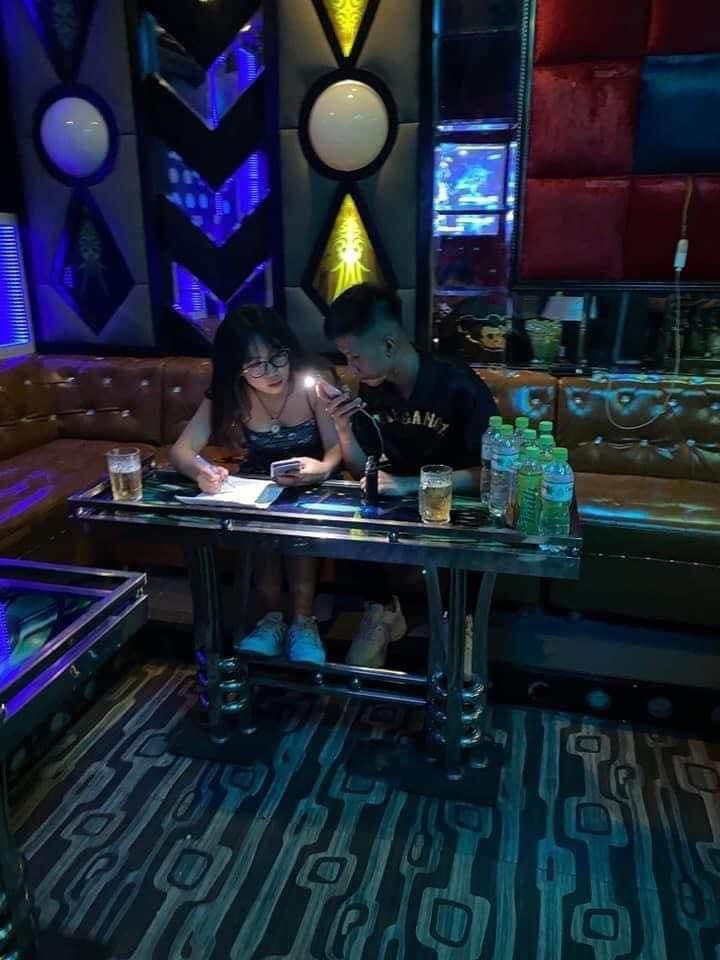
#> input picture CV/TH/B2/ll.jpg, 720 x 960 px
$ python 01.py
#> lines starting #> are read from the running program, lines starting #| are printed output that depends on the picture
import cv2

# Đọc ảnh
image = cv2.imread('ll.jpg')
#> image is the input picture: shape (960, 720, 3); mean B, G, R 53.1, 38.3, 30.8

# Chuyển đổi không gian màu
image_hsv = cv2.cvtColor(image, cv2.COLOR_BGR2HSV)
#> image_hsv: shape (960, 720, 3); mean H, S, V 103.4, 152.8, 57.9
image_lab = cv2.cvtColor(image, cv2.COLOR_BGR2LAB)
#> image_lab: shape (960, 720, 3); mean of channels 0, 1, 2 40.1, 130.5, 119

# Tách các mặt phẳng màu
h, s, v = cv2.split(image_hsv)
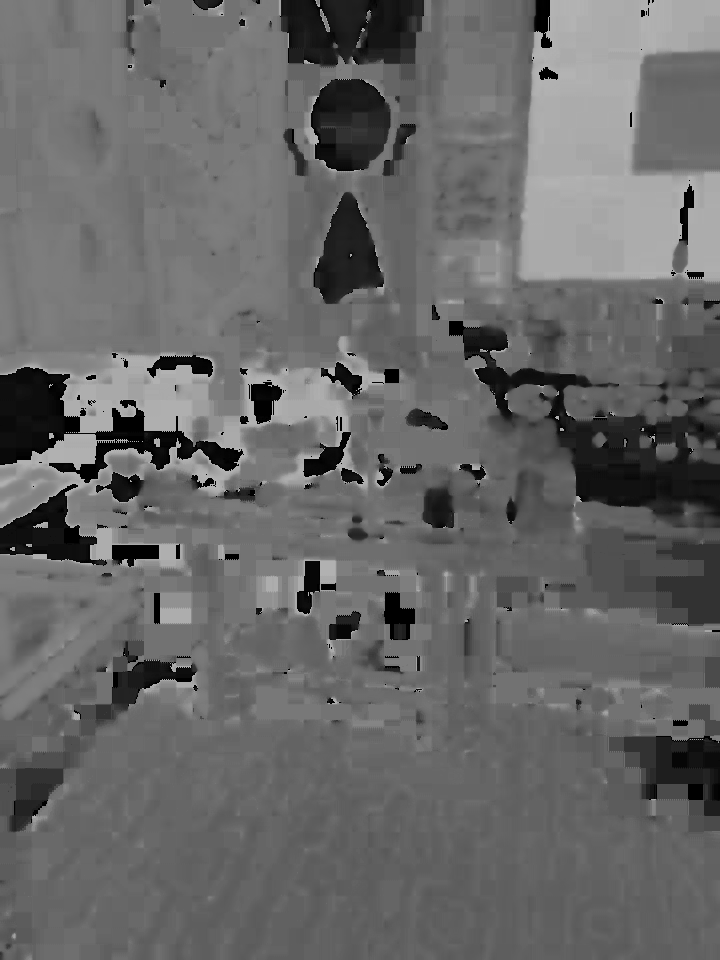
#> h: shape (960, 720); min 0, max 179, mean 103.4
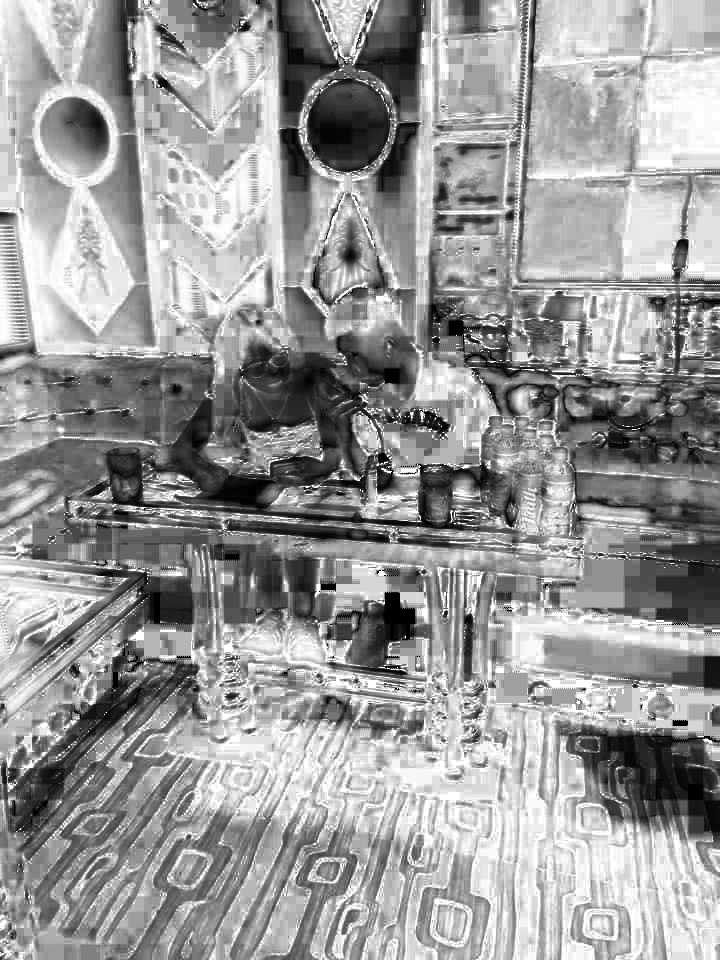
#> s: shape (960, 720); min 0, max 255, mean 152.8
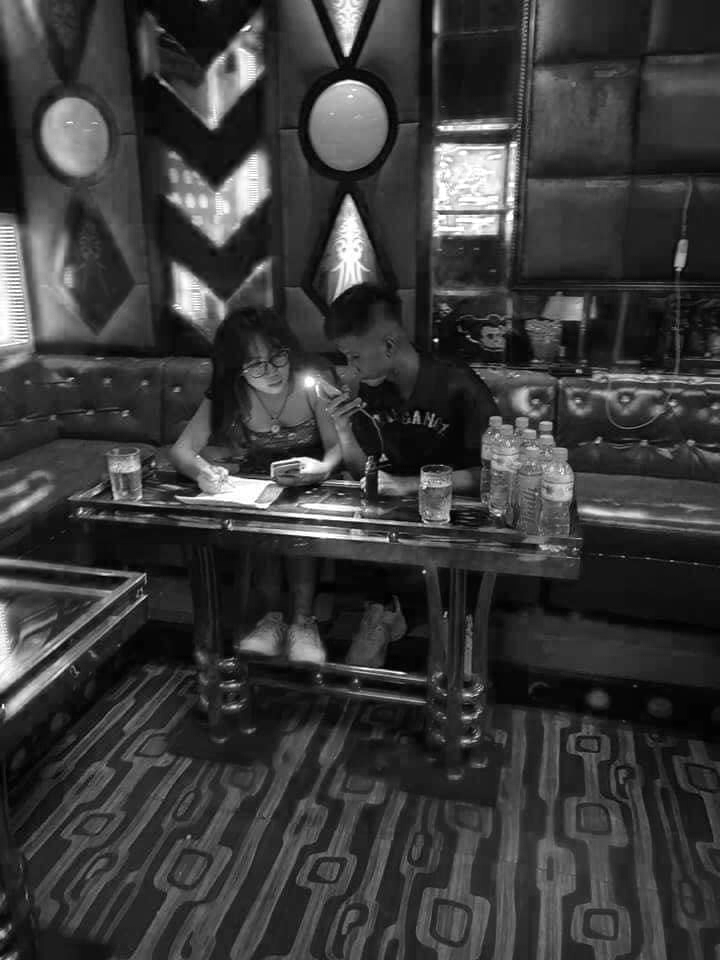
#> v: shape (960, 720); min 0, max 255, mean 57.9
l, a, b = cv2.split(image_lab)
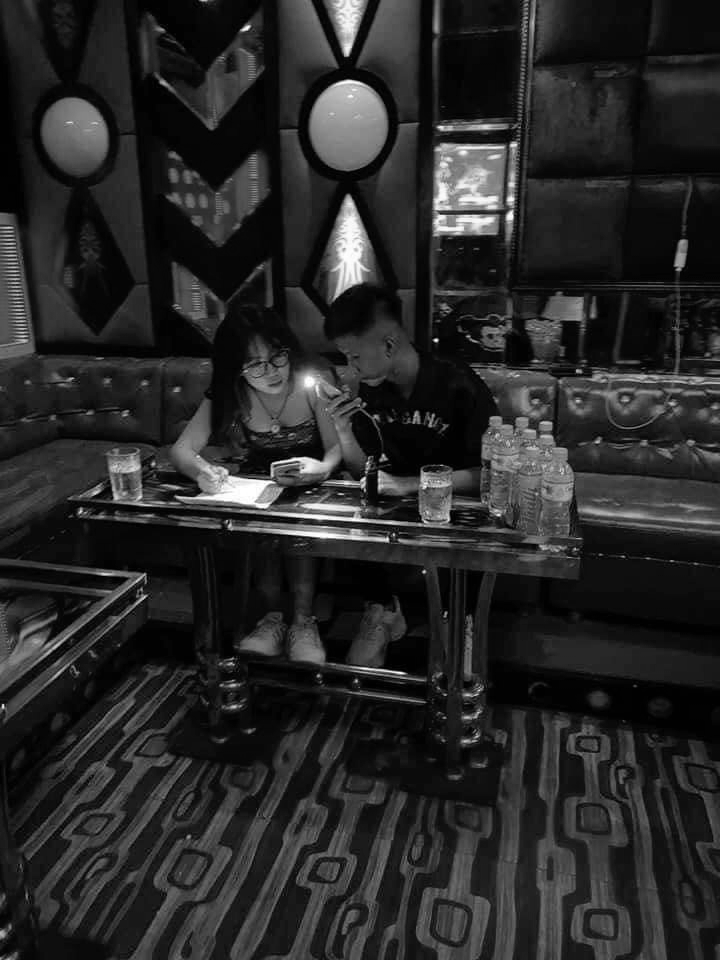
#> l: shape (960, 720); min 0, max 255, mean 40.1
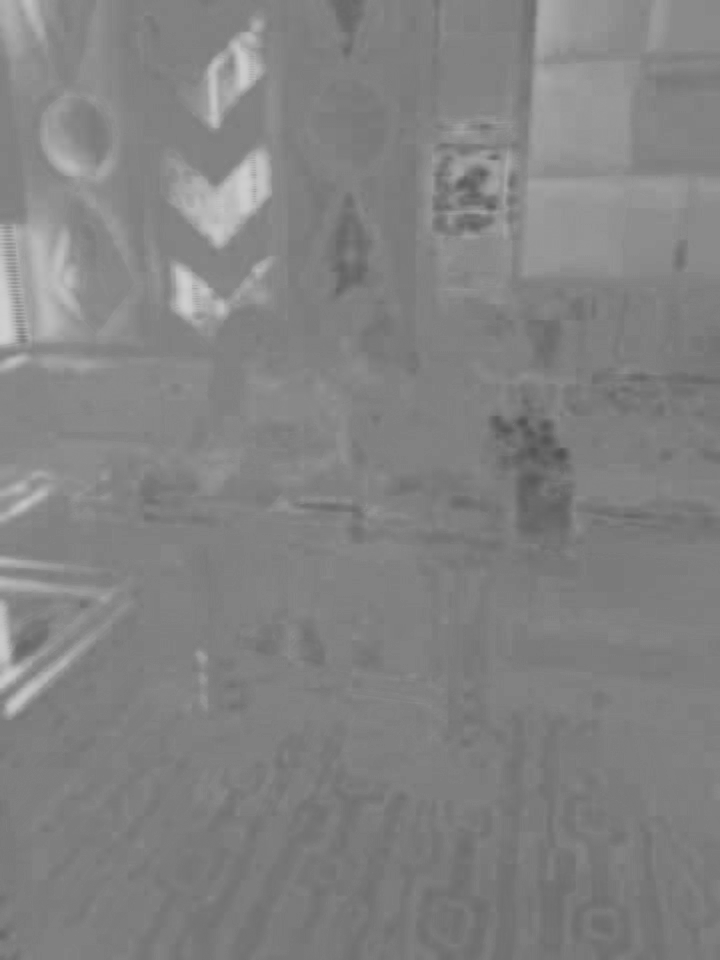
#> a: shape (960, 720); min 81, max 208, mean 130.5
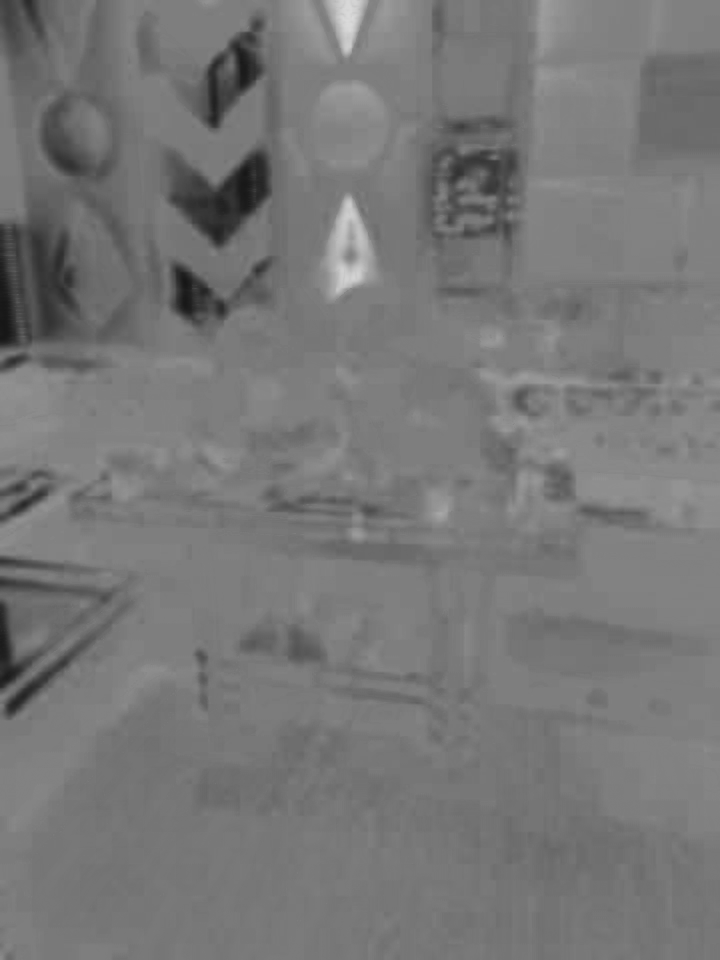
#> b: shape (960, 720); min 22, max 219, mean 119

# Hiển thị ảnh gốc
cv2.imshow('Original Image', image)

# Hiển thị các mặt phẳng màu HSV
cv2.imshow('Hue Channel (HSV)', h)
cv2.imshow('Saturation Channel (HSV)', s)
cv2.imshow('Value Channel (HSV)', v)

# Hiển thị các mặt phẳng màu LAB
cv2.imshow('Lightness Channel (LAB)', l)
cv2.imshow('A Channel (LAB)', a)
cv2.imshow('B Channel (LAB)', b)

# Đợi phím bấm để đóng các cửa sổ
cv2.waitKey(0)
cv2.destroyAllWindows()
